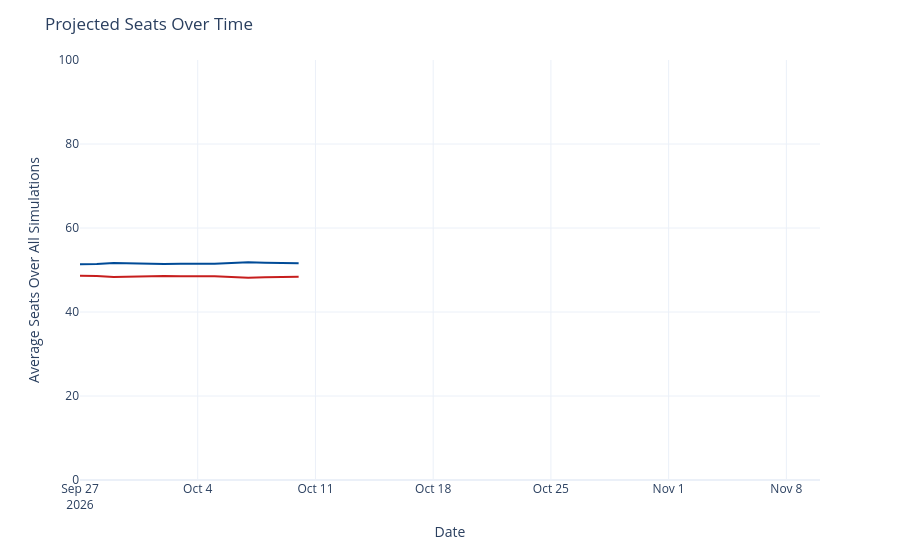

The cell this chart's notebook holds for it:
### Code cell
seats_over_time = output_ts[(output_ts['geo'] == 'US Senate') &
                             (output_ts['type'] == 'seats')]
seats_over_time['rep_seats'] = seats_over_time['y'].map(lambda x: 100 - x)
seats_over_time = seats_over_time.rename({'y': 'Democrats', 'rep_seats': 'Republicans'}, axis=1)
seats_time_ser = px.line(seats_over_time, x='date', y=['Democrats', 'Republicans'], template='plotly_white',
                        color_discrete_map={'Democrats': '#004b97', 'Republicans': '#c71e1d'},)
seats_time_ser.update_traces(hovertemplate="%{y:.1f}")
seats_time_ser.update_layout(
    xaxis=dict(range=[pd.to_datetime('2026-09-27'), pd.to_datetime('2026-11-10')]),
    yaxis=dict(range=[0, 100]),
    xaxis_title='Date',
    yaxis_title='Average Seats Over All Simulations',
    title=dict(text="Projected Seats Over Time"),
    hovermode="x",
    showlegend=False
)
seats_time_ser

### Figure 1 — Plotly figure (JSON) as saved in the notebook; plotly's stock layout.template omitted (floating-point values rounded to 4 significant figures)
{"data": [{"hovertemplate": "%{y:.1f}", "legendgroup": "Democrats", "line": {"color": "#004b97", "dash": "solid"}, "marker": {"symbol": "circle"}, "mode": "lines", "name": "Democrats", "orientation": "v", "showlegend": true, "type": "scatter", "x": ["2026-09-27", "2026-09-28", "2026-09-29", "2026-09-30", "2026-10-01", "2026-10-02", "2026-10-03", "2026-10-04", "2026-10-05", "2026-10-06", "2026-10-07", "2026-10-08", "2026-10-09", "2026-10-10"], "xaxis": "x", "y": [51.35, 51.4, 51.64, 51.51, 51.41, 51.42, 51.47, 51.47, 51.48, 51.68, 51.82, 51.75, 51.71, 51.62], "yaxis": "y"}, {"hovertemplate": "%{y:.1f}", "legendgroup": "Republicans", "line": {"color": "#c71e1d", "dash": "solid"}, "marker": {"symbol": "circle"}, "mode": "lines", "name": "Republicans", "orientation": "v", "showlegend": true, "type": "scatter", "x": ["2026-09-27", "2026-09-28", "2026-09-29", "2026-09-30", "2026-10-01", "2026-10-02", "2026-10-03", "2026-10-04", "2026-10-05", "2026-10-06", "2026-10-07", "2026-10-08", "2026-10-09", "2026-10-10"], "xaxis": "x", "y": [48.65, 48.6, 48.36, 48.49, 48.59, 48.58, 48.53, 48.53, 48.52, 48.32, 48.18, 48.25, 48.29, 48.38], "yaxis": "y"}], "layout": {"hovermode": "x", "legend": {"title": {"text": "variable"}, "tracegroupgap": 0}, "margin": {"t": 60}, "showlegend": false, "title": {"text": "Projected Seats Over Time"}, "xaxis": {"anchor": "y", "domain": [0, 1], "range": ["2026-09-27T00:00:00", "2026-11-10T00:00:00"], "title": {"text": "Date"}}, "yaxis": {"anchor": "x", "domain": [0, 1], "range": [0, 100], "title": {"text": "Average Seats Over All Simulations"}}}}
